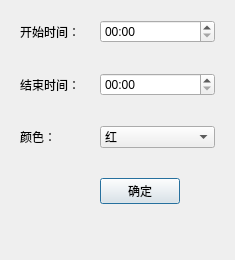
<?xml version="1.0" encoding="UTF-8"?>
<ui version="4.0">
 <class>AddTimeCell</class>
 <widget class="QDialog" name="AddTimeCell">
  <property name="geometry">
   <rect>
    <x>0</x>
    <y>0</y>
    <width>235</width>
    <height>260</height>
   </rect>
  </property>
  <property name="windowTitle">
   <string>Dialog</string>
  </property>
  <layout class="QFormLayout" name="formLayout">
   <property name="horizontalSpacing">
    <number>20</number>
   </property>
   <property name="verticalSpacing">
    <number>30</number>
   </property>
   <property name="leftMargin">
    <number>20</number>
   </property>
   <property name="topMargin">
    <number>20</number>
   </property>
   <property name="rightMargin">
    <number>20</number>
   </property>
   <property name="bottomMargin">
    <number>40</number>
   </property>
   <item row="0" column="0">
    <widget class="QLabel" name="label_starttime">
     <property name="text">
      <string>开始时间：</string>
     </property>
    </widget>
   </item>
   <item row="0" column="1">
    <widget class="QTimeEdit" name="timeEdit_starttime">
     <property name="displayFormat">
      <string>HH:mm</string>
     </property>
    </widget>
   </item>
   <item row="1" column="0">
    <widget class="QLabel" name="label_endtime">
     <property name="text">
      <string>结束时间：</string>
     </property>
    </widget>
   </item>
   <item row="1" column="1">
    <widget class="QTimeEdit" name="timeEdit_endtime">
     <property name="displayFormat">
      <string>HH:mm</string>
     </property>
    </widget>
   </item>
   <item row="2" column="0">
    <widget class="QLabel" name="label_color">
     <property name="text">
      <string>颜色：</string>
     </property>
    </widget>
   </item>
   <item row="2" column="1">
    <widget class="QComboBox" name="comboBox_color">
     <item>
      <property name="text">
       <string>红</string>
      </property>
     </item>
     <item>
      <property name="text">
       <string>绿</string>
      </property>
     </item>
     <item>
      <property name="text">
       <string>蓝</string>
      </property>
     </item>
    </widget>
   </item>
   <item row="3" column="1">
    <layout class="QHBoxLayout" name="horizontalLayout">
     <item>
      <widget class="QPushButton" name="ptn_sure">
       <property name="text">
        <string>确定</string>
       </property>
      </widget>
     </item>
     <item>
      <spacer name="horizontalSpacer">
       <property name="orientation">
        <enum>Qt::Horizontal</enum>
       </property>
       <property name="sizeHint" stdset="0">
        <size>
         <width>40</width>
         <height>20</height>
        </size>
       </property>
      </spacer>
     </item>
    </layout>
   </item>
  </layout>
 </widget>
 <resources/>
 <connections/>
</ui>
